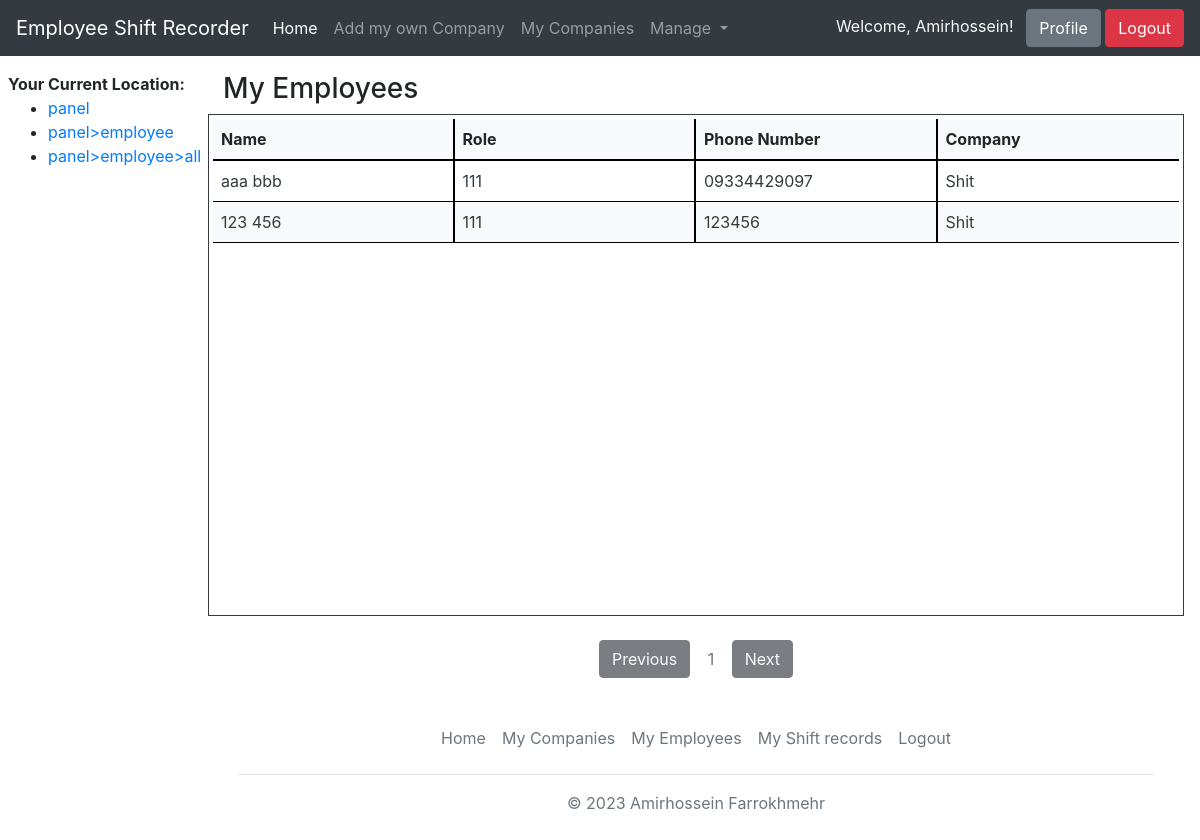
Page /panel/employee/all (signed in) on the committed database.
### main/models.py (models this page shows, shortened)
class Employee(models.Model):
    uid = models.CharField(max_length=20, default=generate_rand_string(), unique=True)
    user = models.ForeignKey(User, on_delete=models.CASCADE, related_name='employee_info')
    company = models.ForeignKey('Company', on_delete=models.CASCADE, related_name='employees')
    role = models.ForeignKey('Role', on_delete=models.CASCADE, related_name='employee_role')
    is_deleted = models.BooleanField(default=False)
    is_accepted = models.BooleanField(default=False)
    objects_all = models.Manager()
    objects = EmployeeManager()
    class Meta:
        unique_together = ('user', 'company')
        ordering = ('company', 'user')

class Role(models.Model):
    name = models.CharField(max_length=55)
    is_deleted = models.BooleanField(default=False)
    objects_all = models.Manager()
    objects = DeletedManager()
    class Meta:
        ordering = ('name',)
    def __str__(self):
        return self.name

class Profile(models.Model):
    user = models.OneToOneField(User, on_delete=models.CASCADE)
    phone_number = models.CharField(max_length=13, null=True, blank=True)

class Company(models.Model):
    name = models.CharField(max_length=255, unique=True)
    number = models.IntegerField(unique=True, verbose_name='Company Number')
    city = models.CharField(max_length=55)
    create_date = models.DateTimeField(auto_now_add=True)
    foundation_date = models.DateField()
    is_deleted = models.BooleanField(default=False)
    created_by = models.ForeignKey(User, on_delete=models.CASCADE, related_name="companies")
    objects_all = models.Manager()
    objects = DeletedManager()
    class Meta:
        unique_together = ('name', 'number')
        verbose_name_plural = 'companies'
        ordering = ('-foundation_date', '-create_date', )
    def __str__(self):
        return self.name

### main/views.py (the view)
# urls.py: path('employee/all', AllEmployeesView.as_view(), name='all-employees'),
class AllEmployeesView(LoginRequiredMixin, View):
    login_url = 'login'
    def get(self, request):
        data = {
            'title': 'My Employees',
            'url_three': process_current_site_url(request)
        }
        obj_list, obj = Employee.objects.get_paginated(request,
                                                       company__created_by=request.user,
                                                       company__is_deleted=False)
        data['employees'] = obj_list
        return render(request, 'panel/employee/list.html', data)

### main/helper/ModelManager.py (called while the page is built)
    def get_queryset(self):
        return super().get_queryset().filter(is_deleted=False)

    def get_paginated(self, request, **kwargs):
        page = request.GET.get('page', 1)
        obj = self.filter(**kwargs)
        return paginate(page, obj), obj

    def get_queryset(self):
        return super().get_queryset().filter(is_accepted=True)

### main/helper/utils.py (called while the page is built)
def paginate(page_num, obj):
    paginator = Paginator(obj, 30)
    try:
        paginated_obj = paginator.page(page_num)
    except PageNotAnInteger:
        paginated_obj = paginator.page(1)
    except EmptyPage:
        paginated_obj = paginator.page(paginator.num_pages)
    return paginated_obj

### main/views.py (called while the page is built)
def process_current_site_url(request):
    curl = re.sub('http.?://', '', request.build_absolute_uri())
    curl = re.sub('\?(.+)', '', curl)
    curl_splited = re.split("/", curl)
    curl_splited = curl_splited[1:]
    result = []
    for i, item in enumerate(curl_splited):
        if item:
            data = {
                'name': '>'.join(curl_splited[:i+1]),
                'url': '/' + '/'.join(curl_splited[:i+1]) + '/'
            }
            result.append(data)
    return result

### main/templates/panel/employee/list.html
{% extends '_panel.html' %}
{% block content %}
    <h3>{{ title }}</h3>
    {% include 'include/_empList.html' %}
{% endblock %}

### main/templates/include/_navbar.html (shortened to what this page needs)
<nav class="navbar navbar-expand-lg navbar-dark bg-dark">
    <a class="navbar-brand" href="#">Employee Shift Recorder</a>
    <div class="collapse navbar-collapse" id="navbarNavDropdown">
        <ul class="navbar-nav mr-auto mt-2 mt-lg-0 order-md-0 order-sm-1">
            <li class="nav-item active">
                <a class="nav-link" href="{% url 'home' %}">Home</a>
            </li>
            {% if user.is_authenticated %}
                <li class="nav-item">
                    <a class="nav-link" href="{% url 'company-create' %}">Add my own Company</a>
                </li>
                <li class="nav-item">
                    <a class="nav-link" href="{% url 'company-list' %}">My Companies</a>
                </li>
                <li class="nav-item dropdown">
                    <a class="nav-link dropdown-toggle" href="#" id="navbarDropdownMenuLink" data-toggle="dropdown"
                       aria-haspopup="true" aria-expanded="false">
                        Manage
                    </a>
                </li>
            {% endif %}
        </ul>
        <div class="my-2 my-lg-0 order-md-1 order-sm-0">
            {% if user.is_authenticated %}
                <span class="nav-item text-light mr-2">
                Welcome,
                    {% if user.first_name %}
                        {{ user.first_name }}!
                    {% else %}
                        {{ user.username }}
                    {% endif %}
              </span>
                <a class="btn btn-secondary my-2 my-sm-0" href="{% url 'profile' %}">Profile</a>
                <a class="btn btn-danger my-2 my-sm-0" href="{% url 'logout' %}">Logout</a>
            {% else %}
                <a class="btn btn-success my-2 my-sm-0" href="{% url 'register' %}">Create Account</a>
                <a class="btn btn-light my-2 my-sm-0" href="{% url 'login' %}">Login</a>
            {% endif %}
        </div>
    </div>
</nav>

### main/templates/include/_empList.html
<div class="row p-1 border border-dark">
    <div class="col-12 shift-tb-heder bg-light">
        <div class="row font-weight-bold">
            <div class="col-3 p-2 right-border">Name</div>
            <div class="col-3 p-2 right-border">Role</div>
            <div class="col-3 p-2 right-border">Phone Number</div>
            <div class="col-3 p-2">Company</div>
        </div>
    </div>
    <div class="col-12" style="height: 450px; overflow-y: auto">
        {% for item in employees %}
            <a class="row {% cycle '' 'bg-light' %} bottom-border text-dark"
               href="{% url 'manage-employee' pk=item.id %}">
                <div class="col-3 p-2 right-border">
                    {% if item.user.first_name %}
                        {{ item.user.first_name }}
                        {{ item.user.last_name }}
                    {% else %}
                        {{ item.user.username }}
                    {% endif %}
                </div>
                <div class="col-3 p-2 right-border">{{ item.role }}</div>
                <div class="col-3 p-2 right-border">{{ item.user.profile.phone_number }}</div>
                <div class="col-3 p-2">{{ item.company }}</div>
            </a>
        {% empty %}
            <div class="col-12 d-flex justify-content-center mt-4">
                There is no record for your account.
            </div>
        {% endfor %}
    </div>
</div>
<div class="row d-flex justify-content-center">
    <div class="mt-4">
        {% if employees.has_previous %}
            <a class="btn btn-dark" href="?page={{ employees.previous_page_number }}">Previous</a>
        {% else %}
            <a class="btn btn-dark text-light disabled">Previous</a>
        {% endif %}
        <div class="btn disabled">{{ employees.number }}</div>
        {% if employees.has_next %}
            <a class="btn btn-dark" href="?page={{ employees.next_page_number }}">Next</a>
        {% else %}
            <a class="btn btn-dark text-light disabled">Next</a>
        {% endif %}
    </div>
</div>

### main/static/css/custom.css (style rules this page uses)
.shift-tb-heder { border-bottom: solid 2px #000000; }
.right-border { border-right: solid 2px #000000; overflow-x: hidden; }
.bottom-border { border-bottom: solid 1px #000000; }
.bottom-border div { display: flex; align-content: center; flex-wrap: wrap; }

### rows in the picture
Employee: user.first_name "aaa", user.last_name "bbb", role "111", user.profile.phone_number "09334429097", company "Shit"
Employee: user.first_name "123", user.last_name "456", role "111", user.profile.phone_number "123456", company "Shit"

### other values in the picture
{{ user.first_name }} "Amirhossein"
{{ item.name }} "panel" "panel>employee" "panel>employee>all"
{{ title }} "My Employees"
{{ employees.number }} "1"
